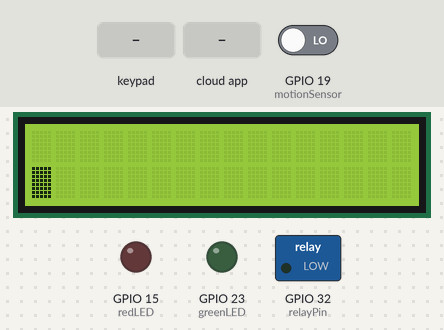
Bench run of a program on a simulated ESP32. On the bench: 16×2 character LCD, switched loads named in the program (green lamp = pin HIGH), output pins drawn as LEDs (lit = HIGH). Inputs (shaded band) come from the test bench; at power-on: GPIO 19 (motionSensor) LOW. WiFi joins after 1.5 s; servers stay silent unless stated; uploads are accepted with an empty reply; the Firebase database answers and starts empty; what the program prints to the serial monitor is not drawn.

Above: at 2.7 s.
2.8 s: key '#' pressed
At 4.1 s:
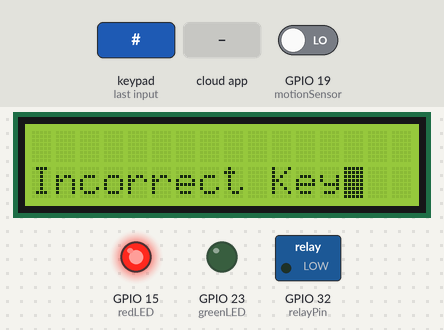
7.5 s: the phone or cloud app sets isUnlock to 1
At 13.1 s:
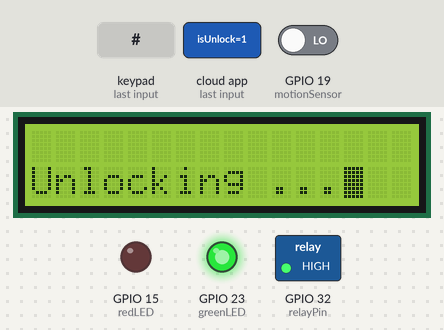
13.9 s: keypad keys 1 2 3 4 1 2 # pressed 0.4 s apart
At 16.41 s:
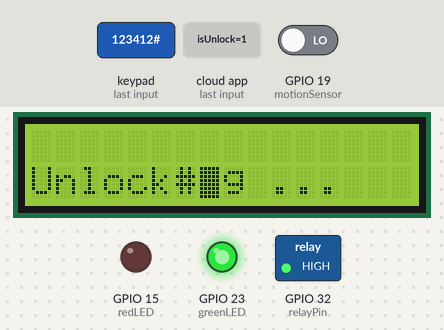
21.0 s: the phone or cloud app sets storageName to true
At 23.1 s:
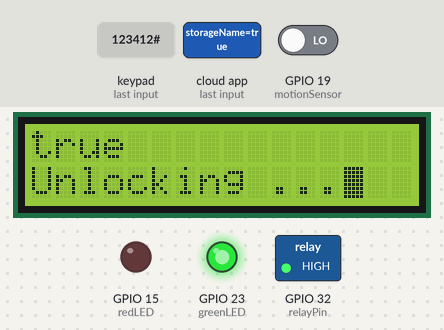
27.4 s: keypad keys 1 2 1 4 2 7 2 6 # pressed 0.4 s apart
At 31.5 s:
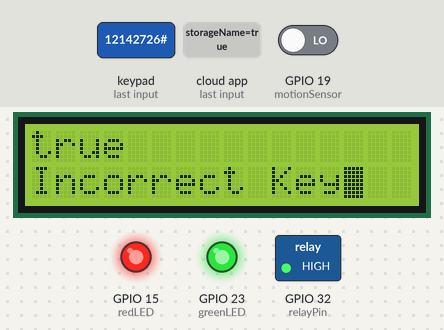
35.9 s: keypad keys 2 4 5 1 8 # pressed 0.4 s apart
At 38.01 s:
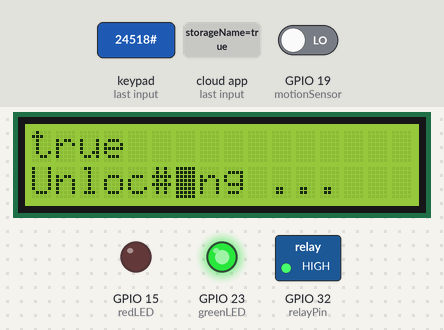
Timing chart, 0 to 39.6 s (numbered marks = the images above; inputs shaded):
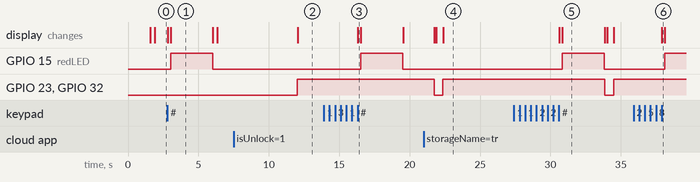

The program:

main.cpp
```cpp
#include <Arduino.h>
#include <Keypad.h>
#include <WiFi.h>
#include <LiquidCrystal_I2C.h>
#include <Wire.h>
#include <Firebase_ESP_Client.h>
#include <HTTPClient.h>
#include <ArduinoJson.h>
#include "addons/TokenHelper.h"
#include "addons/RTDBHelper.h"

// storage id
#define STORAGE_ID "SfbClQ6PRR9UKREP5BwO"

// Wifi config
#define WIFI_SSID "vento"
#define WIFI_PASSWORD "haidil272"

// Firebase config
#define API_KEY "AIzaSyALew81rfYoNZiqozEzGHxI2c3yrc_X97Y"
#define DATABASE_URL "https://smart-foodbank-default-rtdb.asia-southeast1.firebasedatabase.app/"

// Firebase auth config
#define USER_EMAIL "storage@foodbank.com"
#define USER_PASSWORD "haidil272"
String uid;
String storageName = "STORAGE";

// function declaration
void ultrasonic();
void detectMovememnt();
void checkKEY();
void connectFirebase();
void readFirebase();
void convertToString();

// initiate lcd
int lcdColumn = 16;
int lcdRow = 2;
LiquidCrystal_I2C lcd(0x27, lcdColumn, lcdRow);

// define sound speed in cm/uS
#define SOUND_SPEED 0.034

// Pin declaration
const int relayPin = 32;
const int greenLED = 23;
const int redLED = 15;
const int motionSensor = 19;
const int trigPin = 25;
const int echoPin = 33;

// check state
boolean isUnlock = false;
boolean motionDetected = false;
boolean humanMovement = false;
boolean unlockByQr = false;

String currentPin = "";

// initiate keypad
const byte ROWS = 4; // four rows
const byte COLS = 4; // four columns

char keys[ROWS][COLS] = {
    {'1', '2', '3', 'A'},
    {'4', '5', '6', 'B'},
    {'7', '8', '9', 'C'},
    {'*', '0', '#', 'D'}};

// keypad pins
byte rowPins[ROWS] = {12, 14, 27, 26};
byte colPins[COLS] = {2, 4, 5, 18};

Keypad keypad = Keypad(makeKeymap(keys), rowPins, colPins, ROWS, COLS);
const int len_key = 6;
char master_key[len_key] = {'1', '2', '3', '4', '1', '2'};
char attempt_key[len_key];
int z = 0;

// for ultrasonic sensor
long duration;
float distanceCm;

// time handler
long now = millis();
long lastTrigger = 0;
long motionStart = 0;
int timeInterval = 10000;
int timeForDistance = 10000;

// for motion sensor
int pinStateCurrent = LOW;  // current state of pin
int pinStatePrevious = LOW; // previous state of pin

// for firebase
FirebaseData fbdo;
FirebaseAuth auth;
FirebaseConfig config;

unsigned long sendDataprevMillis = 0;
int intValue;
float floatValue;
bool signinOK = false;
String pin;

void setup()
{
  Serial.begin(9600);
  connectFirebase();
  lcd.init();
  lcd.backlight();
  lcd.setCursor(0, 0);
  lcd.print(storageName);
  pinMode(greenLED, OUTPUT);
  pinMode(redLED, OUTPUT);
  pinMode(relayPin, OUTPUT);

  pinMode(trigPin, OUTPUT); // Sets the trigPin as an Output
  pinMode(echoPin, INPUT);  // Sets the echoPin as an Input

  pinMode(motionSensor, INPUT);
  // attachInterrupt(digitalPinToInterrupt(motionSensor), detectMovement, HIGH);
}

void loop()
{
  now = millis();

  if ((!isUnlock && now - sendDataprevMillis > 5000) || (!isUnlock && sendDataprevMillis == 0))
  {
    sendDataprevMillis = millis();
    if (Firebase.RTDB.getBool(&fbdo, "/SfbClQ6PRR9UKREP5BwO/isUnlock"))
    {
      isUnlock = fbdo.boolData();
      lastTrigger = millis();

      if (isUnlock)
      {
        unlockByQr = true;
        if (Firebase.RTDB.getString(&fbdo, "/SfbClQ6PRR9UKREP5BwO/currentPin")) {
          currentPin = fbdo.stringData();
        Serial.println(currentPin);
        }
      }
    }

    if (Firebase.RTDB.getString(&fbdo, "/SfbClQ6PRR9UKREP5BwO/storageName"))
    {
      storageName = fbdo.stringData();
      lcd.clear();
      lcd.setCursor(0, 0);
      lcd.print(storageName);
    }
  }

  char key = keypad.getKey();
  lcd.setCursor(z, 1);
  if (key != NULL)
  {
    lcd.print(key);
  }
  lcd.blink();
  if (key)
  {
    switch (key)
    {
    case '*':
      z = 0;
      lcd.clear();
      lcd.setCursor(0, 0);
      lcd.print(storageName);
      break;
    case '#':
      // delay(100); // added debounce
      checkKEY();
      break;
    default:
      attempt_key[z] = key;
      z++;
    }
  }

  if (isUnlock)
  {
    digitalWrite(greenLED, HIGH);
    digitalWrite(relayPin, HIGH);

    lcd.setCursor(0, 1);
    lcd.print("Unlocking ...");
    // activate motion sensor
    pinStatePrevious = pinStateCurrent;          // store old state
    pinStateCurrent = digitalRead(motionSensor); // read new state

    if (pinStatePrevious == LOW && pinStateCurrent == HIGH)
    { // pin state change: LOW -> HIGH
      Serial.println("Motion detected!");
      motionDetected = true;
      motionStart = millis();
    }
  }

  if (isUnlock && (now - lastTrigger > timeInterval))
  {
    isUnlock = false;
    digitalWrite(greenLED, LOW);
    digitalWrite(relayPin, LOW);
    lcd.clear();
    lcd.setCursor(0, 0);
    lcd.print(storageName);
    Firebase.RTDB.setBool(&fbdo, "SfbClQ6PRR9UKREP5BwO/isUnlock", false);
    lcd.setCursor(0, 1);
    z=0;
  }

  if (motionDetected && (now - motionStart > timeInterval))
  {
    Serial.print("Motion ended");
    motionDetected = false;
  }

  if (motionDetected && isUnlock)
  {
    humanMovement = true;
  }

  if (humanMovement && (now - motionStart > timeForDistance))
  {
    humanMovement = false;
    ultrasonic();
    Serial.print("calculating distance... ");
    Serial.println(distanceCm);
    Firebase.RTDB.setFloat(&fbdo, "SfbClQ6PRR9UKREP5BwO/depth", distanceCm);

    HTTPClient http;
    String apiEndpoint = "https://hi-dil.com/api/v1/storage/motiondetect";

    http.begin(apiEndpoint);
    http.addHeader("Content-Type", "application/json");
    http.addHeader("Authorization", "haidil272");

    StaticJsonDocument<200> doc;

    if (unlockByQr)
    {
      doc["retrievedPin"] = currentPin;
    }
    else
    {
      doc["retrievedPin"] = pin;
    }

    doc["storageID"] = STORAGE_ID;

    String requestBody;
    serializeJson(doc, requestBody);

    int httpResponseCode = http.POST(requestBody);

    if (httpResponseCode > 0)
    {
      String response = http.getString();
      Serial.println(httpResponseCode);
      Serial.println(response);
      if (response == "true")
      {
        lcd.clear();
        lcd.setCursor(0, 1);
        lcd.print("updated data to database");
        Serial.println("successfully update data");
        delay(2000);
        lcd.clear();
        lcd.setCursor(0, 0);
        lcd.print(storageName);
        lcd.setCursor(0, 1);
      }
      else
      {
        lcd.clear();
        lcd.setCursor(0, 1);
        lcd.print("failed to update data");
        delay(2000);
        lcd.clear();
        lcd.setCursor(0, 0);
        lcd.print(storageName);
      }
    }
    else
    {
      Serial.printf("Error occurred while sending HTTP POST: %s\n", http.errorToString(httpResponseCode).c_str());
    }
  }
}

void connectFirebase()
{
  Serial.print("Connecting to WiFi");
  WiFi.mode(WIFI_STA);
  WiFi.begin(WIFI_SSID, WIFI_PASSWORD);

  while (WiFi.status() != WL_CONNECTED)
  {
    Serial.print(".");
    delay(100);
  }

  if (WiFi.status() != WL_CONNECTED)
  {
    Serial.println("Failed to connect wifi");
  }
  else
  {
    Serial.print("Connected");
    Serial.println(WiFi.localIP());
  }

  config.api_key = API_KEY;
  config.database_url = DATABASE_URL;

  auth.user.email = USER_EMAIL;
  auth.user.password = USER_PASSWORD;

  Firebase.reconnectWiFi(true);
  fbdo.setResponseSize(4096);

  // Assign the callback function for the long running token generation task
  config.token_status_callback = tokenStatusCallback; // see addons/TokenHelper.h

  // Assign the maximum retry of token generation
  config.max_token_generation_retry = 5;

  // Initialize the library with the Firebase authen and config
  Firebase.begin(&config, &auth);

  // Getting the user UID might take a few seconds
  Serial.println("Getting User UID");
  while ((auth.token.uid) == "")
  {
    Serial.print('.');
    delay(1000);
    signinOK = true;
  }
  // Print user UID
  uid = auth.token.uid.c_str();
  Serial.print("User UID: ");
  Serial.print(uid);
}

String convertToString(char *a, int size)
{
  int i;
  String s = "";
  for (i = 0; i < size; i++)
  {
    s = s + a[i];
  }
  return s;
}

void checkKEY()
{
  int i;
  pin = convertToString(attempt_key, len_key);

  HTTPClient http;
  String apiEndpoint = "https://hi-dil.com/api/v1/storage/validatepin";

  http.begin(apiEndpoint);
  http.addHeader("Content-Type", "application/json");
  http.addHeader("Authorization", "haidil272");

  StaticJsonDocument<200> doc;

  doc["retrievedPin"] = pin;
  doc["storageID"] = STORAGE_ID;

  String requestBody;
  serializeJson(doc, requestBody);

  int httpResponseCode = http.POST(requestBody);

  if (httpResponseCode > 0)
  {
    String response = http.getString();
    Serial.println(httpResponseCode);
    Serial.println(response);
    if (response == "true")
    {
      lcd.setCursor(0, 1);
      lcd.print("Correct key!");
      Serial.println("unlocking storage");
      digitalWrite(greenLED, HIGH);
      digitalWrite(relayPin, HIGH);
      lastTrigger = millis();
      isUnlock = true;
    }
    else
    {
      lcd.setCursor(0, 1);
      lcd.print("Incorrect Key");
      digitalWrite(redLED, HIGH);
      delay(3000);
      digitalWrite(redLED, LOW);
      z = 0;
      lcd.clear();
      lcd.setCursor(0, 0);
      lcd.print(storageName);
    }
  }
  else
  {
    Serial.printf("Error occurred while sending HTTP POST: %s\n", http.errorToString(httpResponseCode).c_str());
  }

  for (int zz = 0; zz < len_key; zz++)
  {
    attempt_key[zz] = 0;
  }

  // for (int zz = 0; zz < len_key; zz++)
  // {
  //   attempt_key[zz] = 0;
  // }
}

void detectMovement()
{
  Serial.println("MOTION DETECTED!");
  motionDetected = true;
  motionStart = millis();
}

void ultrasonic()
{
  // Clears the trigPin

  digitalWrite(trigPin, LOW);
  delayMicroseconds(2);
  // Sets the trigPin on HIGH state for 10 micro seconds
  digitalWrite(trigPin, HIGH);
  delayMicroseconds(10);
  digitalWrite(trigPin, LOW);

  // Reads the echoPin, returns the sound wave travel time in microseconds
  duration = pulseIn(echoPin, HIGH);

  // Calculate the distance
  distanceCm = duration * SOUND_SPEED / 2;
}
```

Measured:
- after the input at 2.8 s, GPIO 15 (redLED): LOW → HIGH after 0.22 s, → LOW 3.0 s later; the display: first changes at once (image 1 shows a later state)
- after the input at 7.5 s, GPIO 23 (greenLED), GPIO 32 (relayPin): LOW → HIGH after 4.5 s; the display: changes after 4.5 s (image 2)
- after the input at 13.9 s, GPIO 15 (redLED): LOW → HIGH after 2.6 s, → LOW 3.0 s later; the display: changes after 2.4 s (image 3)
- after the input at 21.0 s, the display: first differs from a run without the input after 1.4 s (image 4)
- after the input at 27.4 s, GPIO 15 (redLED): LOW → HIGH after 3.4 s, → LOW 3.0 s later; the display: first changes after 3.2 s (image 5 shows a later state)
- after the input at 35.9 s, GPIO 15 (redLED): LOW → HIGH after 2.2 s; the display: changes after 2.0 s (image 6)
- what the display in image 1 shows lasts 3.0 s, from 3.0 s to 6.0 s
